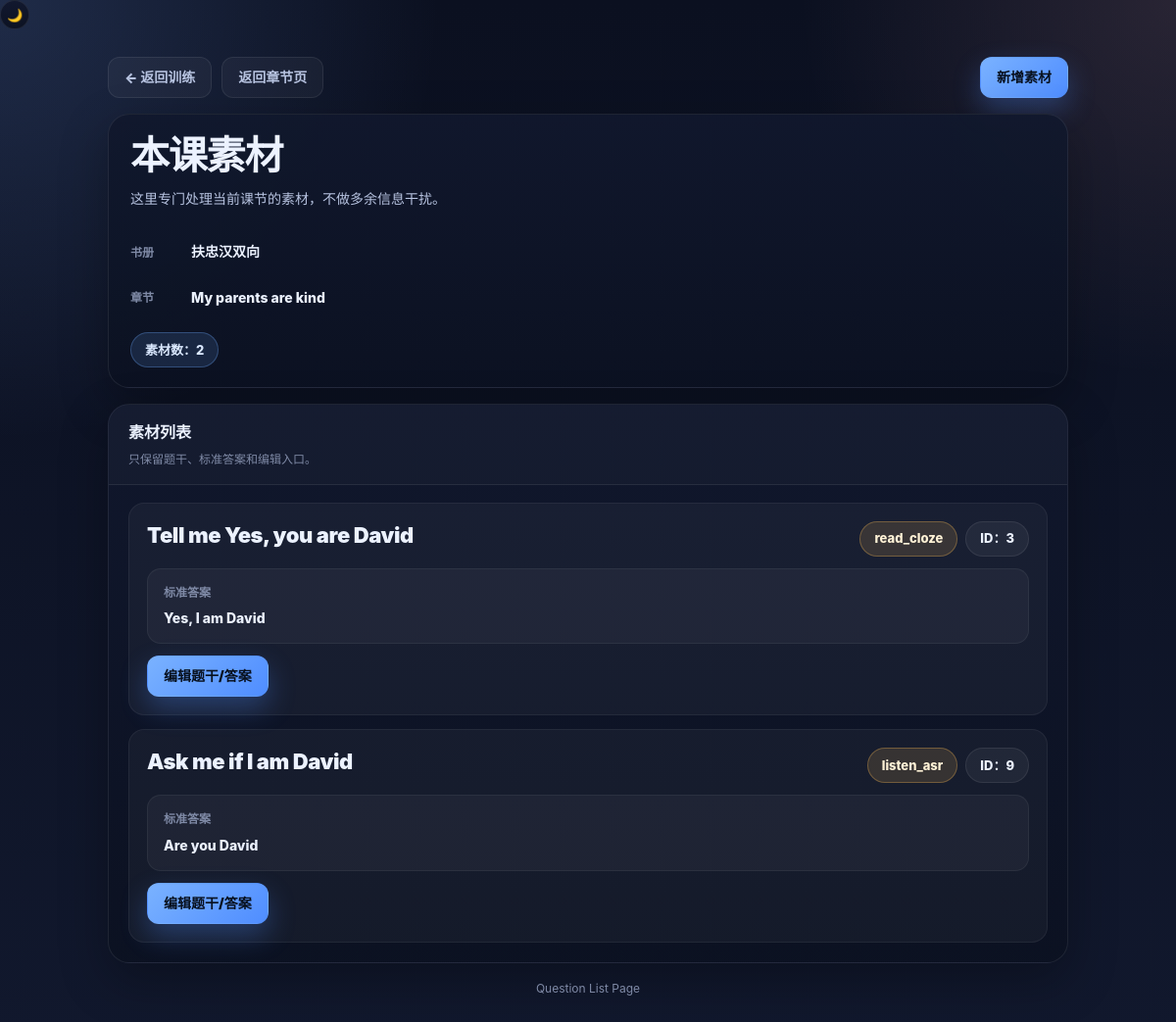
/lesson/1/questions/ (signed in), run on an earlier commit of the app's database.
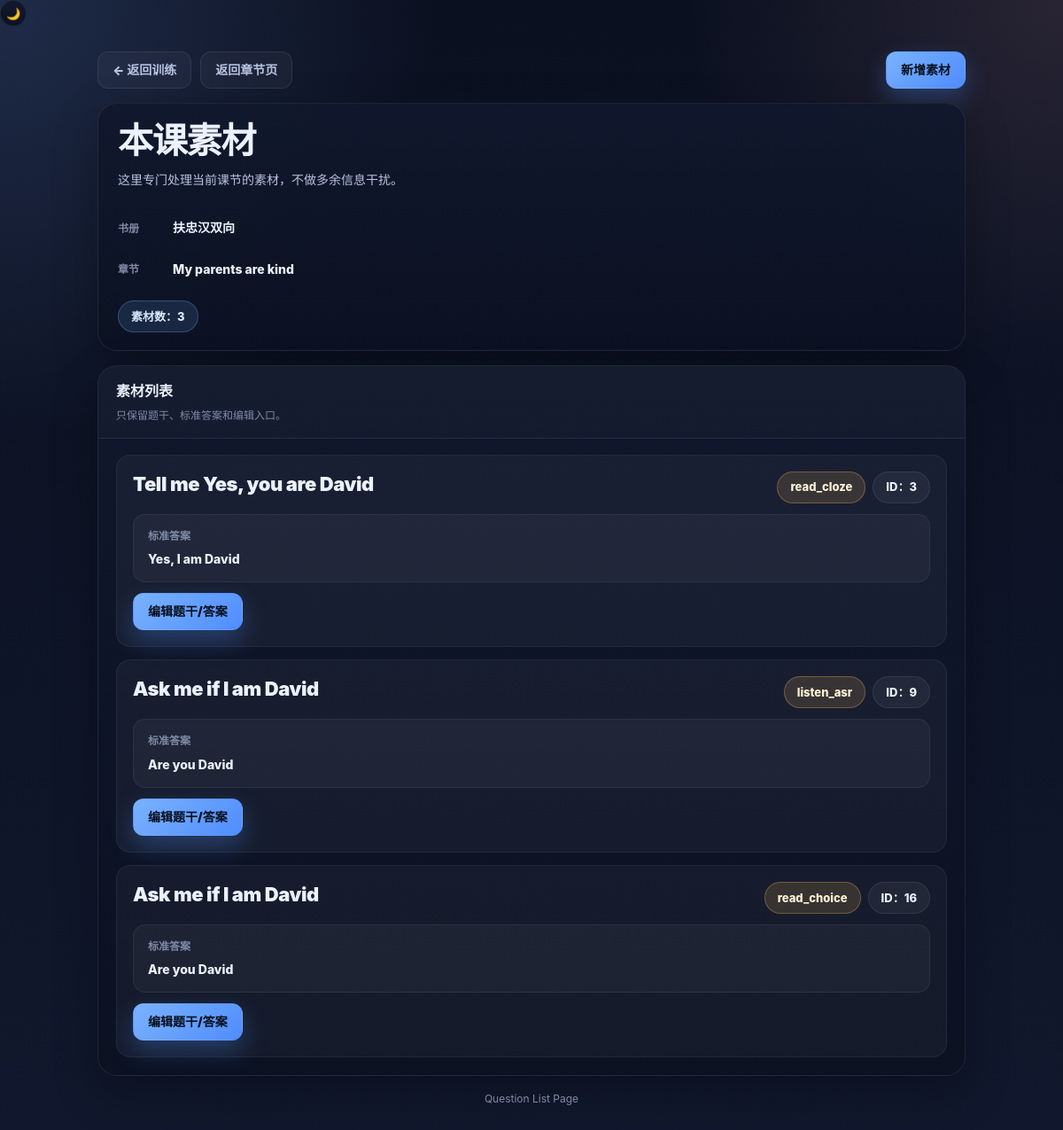
And on a later commit of the database.
### app/train/models.py (models this page shows, shortened)
class Question(models.Model):
    lesson = models.ForeignKey(
        Lesson,
        on_delete=models.CASCADE,
        null=True,
        blank=True
    )
    prompt_text = models.TextField()
    answer_text = models.TextField()
    audio_url = models.URLField(blank=True, null=True)

### app/train/views/train_views.py (the view)
# urls.py: path("lesson/<int:lesson_id>/questions/", lesson_question_list, name="lesson-question-list"),
@login_required
def lesson_question_list(request, lesson_id):
    lesson = get_object_or_404(
        Lesson,
        id=lesson_id,
        book__owner=request.user
    )
    questions = list(
        Question.objects.filter(
            lesson=lesson
        ).order_by("id")
    )
    for question in questions:
        training = question.training_items.order_by("id").first()
        question.display_qtype = training.item_type if training else ""
    return render(request, "train/question_list.html", {
        "lesson": lesson,
        "book": lesson.book,
        "questions": questions,
    })

### app/train/templates/train/question_list.html (shortened to what this page needs)
{% extends "train/base_train.html" %}
{% block content %}
{% firstof lesson.book.title book.title "未命名书册" as book_title %}
{% firstof lesson.title "未命名章节" as lesson_title %}
<div class="page">
    <div class="shell">
        <div class="topbar">
            <div class="topbar-left">
                <a href="{% url 'lesson-train' lesson.id %}" class="back-link">← 返回训练</a>
                <a href="{% url 'book-detail' lesson.book.id %}" class="back-link">返回章节页</a>
            </div>
            <div class="topbar-right">
                <a href="{% url 'builder-page' %}?lesson_id={{ lesson.id }}" class="primary-btn">新增素材</a>
            </div>
        </div>
        <section class="header-card">
            <h1 class="title">本课素材</h1>
            <p class="subtitle">这里专门处理当前课节的素材，不做多余信息干扰。</p>
            <div class="meta-list">
                <div class="meta-row">
                    <div class="meta-label">书册</div>
                    <div class="meta-value">{{ book_title }}</div>
                </div>
                <div class="meta-row">
                    <div class="meta-label">章节</div>
                    <div class="meta-value">{{ lesson_title }}</div>
                </div>
                <div class="meta-row">
                    <span class="chip primary">素材数：{{ questions|length }}</span>
                </div>
            </div>
        </section>
        <section class="list-card">
            <div class="card-header">
                <h2 class="card-title">素材列表</h2>
                <div class="card-subtitle">只保留题干、标准答案和编辑入口。</div>
            </div>
            <div class="card-body">
                {% if questions %}
                    <div class="question-list">
                        {% for question in questions %}
                            {% firstof question.prompt_text question.question_text question.question "未命名题目" as question_prompt %}
                            {% firstof question.answer_text question.answer "暂无答案" as answer_text %}
                            {% firstof question.display_qtype "未分类" as qtype %}
                            <article class="question-item">
                                <div class="question-top">
                                    <h3 class="question-title">{{ question_prompt }}</h3>
                                    <div class="question-meta">
                                        <span class="chip warning">{{ qtype }}</span>
                                        <span class="chip">ID：{{ question.id }}</span>
                                    </div>
                                </div>
                                <div class="answer-box">
                                    <div class="answer-label">标准答案</div>
                                    <div class="answer-value">{{ answer_text }}</div>
                                </div>
                                <div class="actions">
                                    <a href="{% url 'question-edit' question.id %}?next={{ request.path }}" class="primary-btn">编辑题干/答案</a>
                                </div>
                            </article>
                        {% endfor %}
                    </div>
                {% else %}
                    <div class="empty-card">
                        <div class="empty-title">还没有素材</div>
                        <div>先新增第一条素材，再回到训练页继续处理。</div>
                    </div>
                {% endif %}
            </div>
        </section>
        <div class="footer-note">Question List Page</div>
    </div>
</div>
{% endblock %}

What changed in the data, as far as the page shows it:
added Question: prompt_text "Ask me if I am David", qtype "read_choice", id "16", answer_text "Are you David"
Also different on the page:
{{ questions|length }}: "2" → "3"
